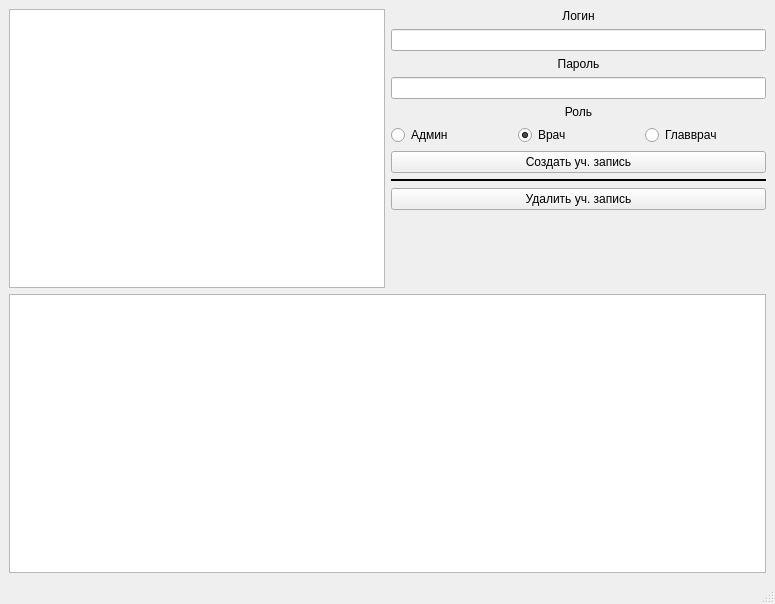
<?xml version="1.0" encoding="UTF-8"?>
<ui version="4.0">
 <class>MainWindow</class>
 <widget class="QMainWindow" name="MainWindow">
  <property name="geometry">
   <rect>
    <x>0</x>
    <y>0</y>
    <width>775</width>
    <height>604</height>
   </rect>
  </property>
  <property name="windowTitle">
   <string>Управление уч. записями</string>
  </property>
  <widget class="QWidget" name="centralwidget">
   <layout class="QVBoxLayout" name="verticalLayout_2">
    <item>
     <layout class="QHBoxLayout" name="horizontalLayout_2">
      <item>
       <widget class="QTableWidget" name="tableWidget"/>
      </item>
      <item>
       <layout class="QVBoxLayout" name="verticalLayout">
        <item>
         <widget class="QLabel" name="label">
          <property name="text">
           <string>Логин</string>
          </property>
          <property name="alignment">
           <set>Qt::AlignCenter</set>
          </property>
         </widget>
        </item>
        <item>
         <widget class="QLineEdit" name="lineEdit_2"/>
        </item>
        <item>
         <widget class="QLabel" name="label_2">
          <property name="text">
           <string>Пароль</string>
          </property>
          <property name="alignment">
           <set>Qt::AlignCenter</set>
          </property>
         </widget>
        </item>
        <item>
         <widget class="QLineEdit" name="lineEdit"/>
        </item>
        <item>
         <widget class="QLabel" name="label_3">
          <property name="text">
           <string>Роль</string>
          </property>
          <property name="alignment">
           <set>Qt::AlignCenter</set>
          </property>
         </widget>
        </item>
        <item>
         <layout class="QHBoxLayout" name="horizontalLayout">
          <item>
           <widget class="QRadioButton" name="radioButton">
            <property name="text">
             <string>Админ</string>
            </property>
           </widget>
          </item>
          <item>
           <widget class="QRadioButton" name="radioButton_2">
            <property name="text">
             <string>Врач</string>
            </property>
            <property name="checked">
             <bool>true</bool>
            </property>
           </widget>
          </item>
          <item>
           <widget class="QRadioButton" name="radioButton_3">
            <property name="text">
             <string>Главврач</string>
            </property>
           </widget>
          </item>
         </layout>
        </item>
        <item>
         <widget class="QPushButton" name="pushButton">
          <property name="text">
           <string>Создать уч. запись</string>
          </property>
         </widget>
        </item>
        <item>
         <widget class="Line" name="line">
          <property name="frameShadow">
           <enum>QFrame::Plain</enum>
          </property>
          <property name="lineWidth">
           <number>2</number>
          </property>
          <property name="midLineWidth">
           <number>1</number>
          </property>
          <property name="orientation">
           <enum>Qt::Horizontal</enum>
          </property>
         </widget>
        </item>
        <item>
         <widget class="QPushButton" name="pushButton_2">
          <property name="text">
           <string>Удалить уч. запись</string>
          </property>
         </widget>
        </item>
        <item>
         <spacer name="verticalSpacer">
          <property name="orientation">
           <enum>Qt::Vertical</enum>
          </property>
          <property name="sizeHint" stdset="0">
           <size>
            <width>20</width>
            <height>40</height>
           </size>
          </property>
         </spacer>
        </item>
       </layout>
      </item>
     </layout>
    </item>
    <item>
     <widget class="QTableWidget" name="tableWidget_2"/>
    </item>
   </layout>
  </widget>
  <widget class="QStatusBar" name="statusbar"/>
 </widget>
 <resources/>
 <connections/>
</ui>
